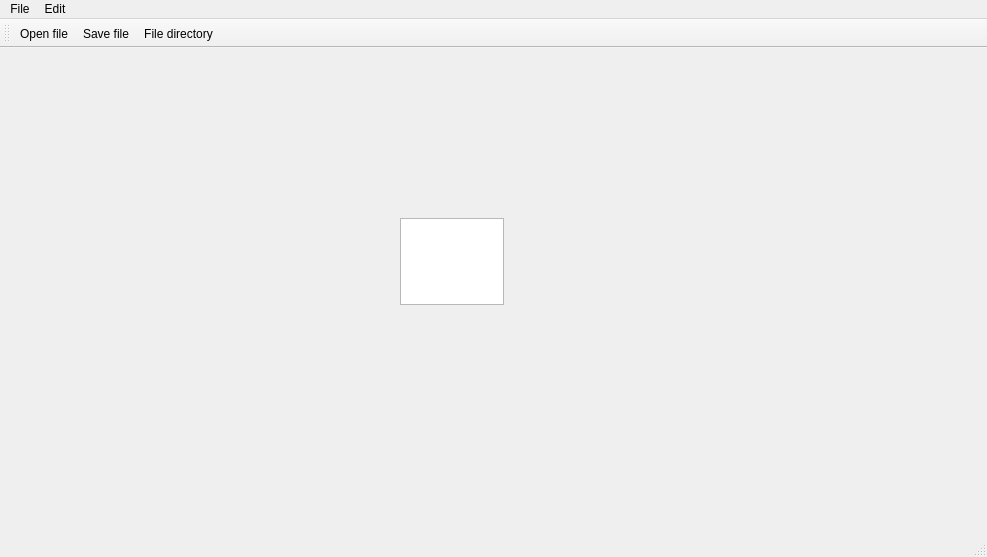
<?xml version="1.0" encoding="UTF-8"?>
<ui version="4.0">
 <class>MainWindow</class>
 <widget class="QMainWindow" name="MainWindow">
  <property name="geometry">
   <rect>
    <x>0</x>
    <y>0</y>
    <width>987</width>
    <height>557</height>
   </rect>
  </property>
  <property name="windowTitle">
   <string>MainWindow</string>
  </property>
  <widget class="QWidget" name="centralWidget">
   <widget class="QTextEdit" name="textEdit">
    <property name="geometry">
     <rect>
      <x>400</x>
      <y>170</y>
      <width>104</width>
      <height>87</height>
     </rect>
    </property>
   </widget>
  </widget>
  <widget class="QMenuBar" name="menuBar">
   <property name="geometry">
    <rect>
     <x>0</x>
     <y>0</y>
     <width>987</width>
     <height>26</height>
    </rect>
   </property>
   <widget class="QMenu" name="menuFile">
    <property name="title">
     <string>File</string>
    </property>
    <addaction name="actionOpenFile"/>
    <addaction name="actionSaveFile"/>
    <addaction name="actionFileDirectory"/>
   </widget>
   <widget class="QMenu" name="menuEdit">
    <property name="title">
     <string>Edit</string>
    </property>
    <addaction name="actionCopy"/>
    <addaction name="actionPaste"/>
    <addaction name="actionCut"/>
    <addaction name="separator"/>
    <addaction name="actionSetTextSize"/>
    <addaction name="actionSetTextColor"/>
    <addaction name="actionSetTextFont"/>
    <addaction name="actionSetTextCodec"/>
    <addaction name="actionSetTextBackgroundColor"/>
    <addaction name="separator"/>
    <addaction name="actionSetBackgroundColor"/>
   </widget>
   <addaction name="menuFile"/>
   <addaction name="menuEdit"/>
  </widget>
  <widget class="QToolBar" name="mainToolBar">
   <attribute name="toolBarArea">
    <enum>TopToolBarArea</enum>
   </attribute>
   <attribute name="toolBarBreak">
    <bool>false</bool>
   </attribute>
   <addaction name="actionOpenFile"/>
   <addaction name="actionSaveFile"/>
   <addaction name="actionFileDirectory"/>
  </widget>
  <widget class="QStatusBar" name="statusBar"/>
  <action name="actionOpenFile">
   <property name="text">
    <string>Open file</string>
   </property>
   <property name="shortcut">
    <string>Ctrl+O</string>
   </property>
  </action>
  <action name="actionSaveFile">
   <property name="text">
    <string>Save file</string>
   </property>
   <property name="shortcut">
    <string>Ctrl+S</string>
   </property>
  </action>
  <action name="actionFileDirectory">
   <property name="text">
    <string>File directory</string>
   </property>
   <property name="toolTip">
    <string>File directory</string>
   </property>
   <property name="shortcut">
    <string>Ctrl+F</string>
   </property>
  </action>
  <action name="actionCopy">
   <property name="text">
    <string>Copy</string>
   </property>
   <property name="shortcut">
    <string>Ctrl+C</string>
   </property>
  </action>
  <action name="actionPaste">
   <property name="text">
    <string>Paste</string>
   </property>
   <property name="shortcut">
    <string>Ctrl+V</string>
   </property>
  </action>
  <action name="actionCut">
   <property name="text">
    <string>Cut</string>
   </property>
   <property name="shortcut">
    <string>Ctrl+X</string>
   </property>
  </action>
  <action name="actionSetTextSize">
   <property name="text">
    <string>Set Text Size</string>
   </property>
  </action>
  <action name="actionSetTextColor">
   <property name="text">
    <string>Set Text Color</string>
   </property>
  </action>
  <action name="actionSetTextFont">
   <property name="text">
    <string>Set Text Font</string>
   </property>
  </action>
  <action name="actionSetTextBackgroundColor">
   <property name="text">
    <string>Set Text Background Color</string>
   </property>
  </action>
  <action name="actionSetBackgroundColor">
   <property name="text">
    <string>Set Background Color</string>
   </property>
  </action>
  <action name="actionSetTextCodec">
   <property name="text">
    <string>Set Text Codec</string>
   </property>
  </action>
 </widget>
 <layoutdefault spacing="6" margin="11"/>
 <resources/>
 <connections/>
</ui>
